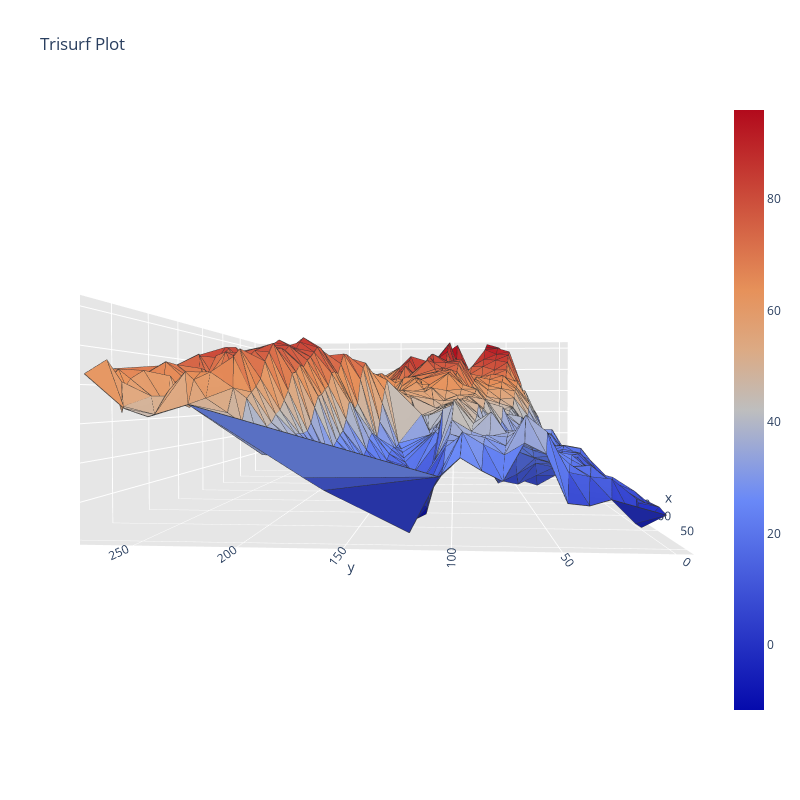

Notebook code cell kept with this figure:
### Code cell
Fig = go.Figure(data=triplot)
Fig.show()

### Figure 1 — Plotly figure (JSON) as saved in the notebook; plotly's stock layout.template omitted (floating-point values rounded to 4 significant figures; data arrays with more than 128 entries replaced by an {"elided": "..."} marker saying what was removed)
{"data": [{"facecolor": {"elided": "3343 str values"}, "i": {"elided": "3343 int values"}, "j": {"elided": "3343 int values"}, "k": {"elided": "3343 int values"}, "name": "", "type": "mesh3d", "x": {"elided": "1685 int values"}, "y": {"elided": "1685 int values"}, "z": {"elided": "1685 int values"}}, {"line": {"color": "rgb(50, 50, 50)", "width": 1.5}, "mode": "lines", "showlegend": false, "type": "scatter3d", "x": {"elided": "16715 int values"}, "y": {"elided": "16715 int values"}, "z": {"elided": "16715 int values"}}, {"hoverinfo": "none", "marker": {"color": [-11.67, 96], "colorscale": [[0, "rgb(5, 10, 172)"], [0.35, "rgb(106, 137, 247)"], [0.5, "rgb(190, 190, 190)"], [0.6, "rgb(220, 170, 132)"], [0.7, "rgb(230, 145, 90)"], [1, "rgb(178, 10, 28)"]], "showscale": true, "size": 0.1}, "mode": "markers", "showlegend": false, "type": "scatter3d", "x": [1], "y": [1], "z": [-1]}], "layout": {"height": 800, "scene": {"aspectratio": {"x": 1, "y": 0.7881, "z": 0.3249}, "camera": {"center": {"x": 0, "y": 0, "z": 0}, "eye": {"x": -1.408, "y": -0.1115, "z": 0.02354}, "projection": {"type": "perspective"}, "up": {"x": 0, "y": 0, "z": 1}}, "xaxis": {"backgroundcolor": "rgb(230, 230, 230)", "gridcolor": "rgb(255, 255, 255)", "showbackground": true, "type": "linear", "zerolinecolor": "rgb(255, 255, 255)"}, "yaxis": {"backgroundcolor": "rgb(230, 230, 230)", "gridcolor": "rgb(255, 255, 255)", "showbackground": true, "type": "linear", "zerolinecolor": "rgb(255, 255, 255)"}, "zaxis": {"backgroundcolor": "rgb(230, 230, 230)", "gridcolor": "rgb(255, 255, 255)", "showbackground": true, "type": "linear", "zerolinecolor": "rgb(255, 255, 255)"}}, "title": {"text": "Trisurf Plot"}, "width": 800}}
